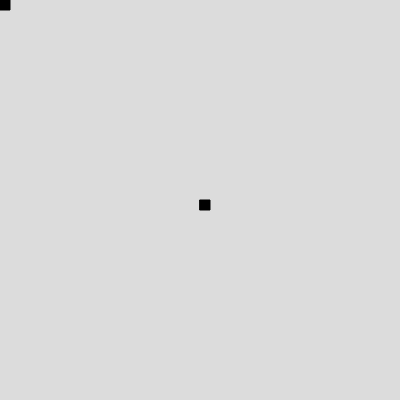
Frame 1 (no input)
Frame 60 (no input): identical to frame 1, image omitted
Frame 120 (the mouse pressed at the canvas centre since frame 60): identical to frame 1, image omitted

The p5.js sketch that drew this single still picture (run headless with seeded random() and noise() and a simulated clock; from frame 60 on, the mouse is pressed at the canvas centre):

// p5.js sketch
// ── sketch.js
let snake;
let opponent;
h =400 ;
w = 400 ;
function setup() {
  h =400 ;
  w = 400 ;
  createCanvas(h, w);
  
  snake = new Snake();
  opponent = new Opponent();
}
function keypressed(){
  if (keyCode === LEFT_ARROW){
    snake.setdir(-2,0)

  }
	if (keyCode === RIGHT_ARROW){
  	snake.setdir(2,0)
    
  }
  if (keyCode === UP_ARROW){
    snake.setdir(0,-2)
  }
  if (keyCode === DOWN_ARROW){
  	snake.setdir(0,2)
  }

}


function draw() {
  background(220);
  keypressed();
  snake.update();
  snake.show();
  opponent.show()
  
}
// ── opponent.js

class Opponent {

	constructor(){
    this.body = [];
    this.body[0] = createVector(200,200);
    this.xdir = 0;
    this.ydir = 0;
  
    
  }
  update(){
    this.xdiff = snake.body[0].x - this.body[0].x;
    this.ydiff =snake.body[0].y- this.body[0].y;
    this.xdiff = this.xdiff*1;
    this.ydiff = this.ydiff*1;
    this.body[0].x += this.xdiff;
    this.body[0].y += this.ydiff;
    
    
	}
  show() {
 		fill(0);
    rect(this.body[0].x,this.body[0].y,10,10);
  }
  setdir(x,y){
  	this.xdir = x;
    this.ydir = y;
  }
}
// ── snake.js
let w;
let h;
class Snake {

	constructor(){
    this.body = [];
    this.body[0] = createVector(0,0);
    this.xdir = 0;
    this.ydir = 0;
  
    
  }
  update(){
    
    this.body[0].x += this.xdir;
    this.body[0].y += this.ydir;
    if (this.body[0].x==w)
    {
      this.body[0].x-=w
    }
    if (this.body[0].y==h)
    {
      this.body[0].y-=h
    }
     if (this.body[0].x==-2)
    {
      this.body[0].x+=w
    }
    if (this.body[0].y==-2)
    {
      this.body[0].y+=h
    }
   
    
	}
  show() {
 		fill(0);
    rect(this.body[0].x,this.body[0].y,10,10);
  }
  setdir(x,y){
  	this.xdir = x;
    this.ydir = y;
  }
}
